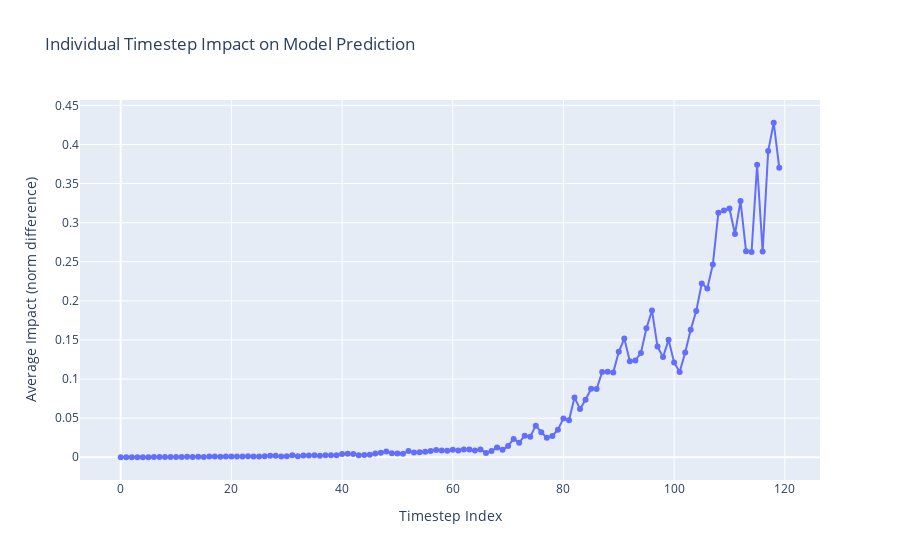

Notebook code for this chart:
### Code cell
import numpy as np
import random

def compute_individual_timestep_impact(model, x, noise_scale=0.5, runs=10):
    """
    Computes the average impact of perturbing each individual timestep in isolation.
    
    Parameters
    ----------
    model : keras.Model or similar
        The model with a predict() function.
    x : np.ndarray
        The input instance with shape (n, T, 1). (We assume n==1 for a single instance.)
    noise_scale : float, optional
        Standard deviation for the Gaussian noise.
    runs : int, optional
        Number of times to run each perturbation for stability.
        
    Returns
    -------
    impacts : dict
        Dictionary mapping each timestep index to the average impact (norm difference)
        in the model's prediction when that timestep is perturbed.
    """
    # Store the baseline prediction
    original_prediction = model.predict(x)
    
    # Number of timesteps (assumes x has shape (1, T, 1))
    T = x.shape[1]
    
    impacts = {}
    for idx in range(T):
        impact_list = []
        for _ in range(runs):
            # Copy the input so we don't modify the original
            x_perturbed = x.copy()
            # Perturb only the current timestep:
            noise = np.random.normal(loc=0, scale=noise_scale)
            x_perturbed[0, idx, 0] += noise
            
            # Compute prediction for perturbed input
            perturbed_prediction = model.predict(x_perturbed)
            # Compute the impact as the norm of the difference
            impact = np.linalg.norm(original_prediction - perturbed_prediction)
            impact_list.append(impact)
        impacts[idx] = np.mean(impact_list)
    return impacts

# Example usage:
# Let's assume you have a single test instance `x_instance` of shape (1, T, 1)
# For example, x_instance = test_sequence, where test_sequence.shape == (1, 120, 1)
impact_dict = compute_individual_timestep_impact(lstm_model, test_sequence, noise_scale=0.5, runs=20)

# Now, convert the dictionary to a sorted list or array for plotting.
timesteps = np.array(list(impact_dict.keys()))
impacts = np.array(list(impact_dict.values()))

# Plot the impacts using Plotly
import plotly.graph_objects as go

fig = go.Figure(data=go.Scatter(x=timesteps, y=impacts, mode='lines+markers'))
fig.update_layout(
    title="Individual Timestep Impact on Model Prediction",
    xaxis_title="Timestep Index",
    yaxis_title="Average Impact (norm difference)"
)
fig.show()

### Figure 1 — Plotly figure (JSON) as saved in the notebook; plotly's stock layout.template omitted (floating-point values rounded to 4 significant figures)
{"data": [{"mode": "lines+markers", "type": "scatter", "x": [0, 1, 2, 3, 4, 5, 6, 7, 8, 9, 10, 11, 12, 13, 14, 15, 16, 17, 18, 19, 20, 21, 22, 23, 24, 25, 26, 27, 28, 29, 30, 31, 32, 33, 34, 35, 36, 37, 38, 39, 40, 41, 42, 43, 44, 45, 46, 47, 48, 49, 50, 51, 52, 53, 54, 55, 56, 57, 58, 59, 60, 61, 62, 63, 64, 65, 66, 67, 68, 69, 70, 71, 72, 73, 74, 75, 76, 77, 78, 79, 80, 81, 82, 83, 84, 85, 86, 87, 88, 89, 90, 91, 92, 93, 94, 95, 96, 97, 98, 99, 100, 101, 102, 103, 104, 105, 106, 107, 108, 109, 110, 111, 112, 113, 114, 115, 116, 117, 118, 119], "y": [0.0001132, 7.522e-06, 5.698e-05, 4.04e-05, 5.493e-05, 9.605e-05, 0.0003421, 0.0002051, 0.0002016, 0.0003714, 0.0003342, 0.0004787, 0.0005367, 0.0004159, 0.0005447, 0.0004159, 0.0008798, 0.0008587, 0.0005413, 0.0008102, 0.0008374, 0.001034, 0.001022, 0.001152, 0.001106, 0.00101, 0.001349, 0.001956, 0.001992, 0.001039, 0.001227, 0.002486, 0.001372, 0.002127, 0.00215, 0.002507, 0.001793, 0.002543, 0.002545, 0.002448, 0.004019, 0.004405, 0.004071, 0.002595, 0.002848, 0.003316, 0.004926, 0.005659, 0.007306, 0.004963, 0.004766, 0.004337, 0.007841, 0.0061, 0.006524, 0.007136, 0.007842, 0.009131, 0.008517, 0.008272, 0.009615, 0.008767, 0.00992, 0.009772, 0.008527, 0.01008, 0.005467, 0.007874, 0.01259, 0.009568, 0.01449, 0.02342, 0.01869, 0.02762, 0.02625, 0.04039, 0.032, 0.02484, 0.02733, 0.03527, 0.04968, 0.04716, 0.07633, 0.06184, 0.07346, 0.08756, 0.08723, 0.1092, 0.1093, 0.1083, 0.1349, 0.1518, 0.1228, 0.1238, 0.1335, 0.1649, 0.1877, 0.1416, 0.1281, 0.1501, 0.1212, 0.109, 0.1338, 0.1631, 0.187, 0.2223, 0.2159, 0.2465, 0.3127, 0.3157, 0.3182, 0.2855, 0.3277, 0.2635, 0.2626, 0.374, 0.263, 0.3915, 0.4278, 0.3703]}], "layout": {"title": {"text": "Individual Timestep Impact on Model Prediction"}, "xaxis": {"title": {"text": "Timestep Index"}}, "yaxis": {"title": {"text": "Average Impact (norm difference)"}}}}
